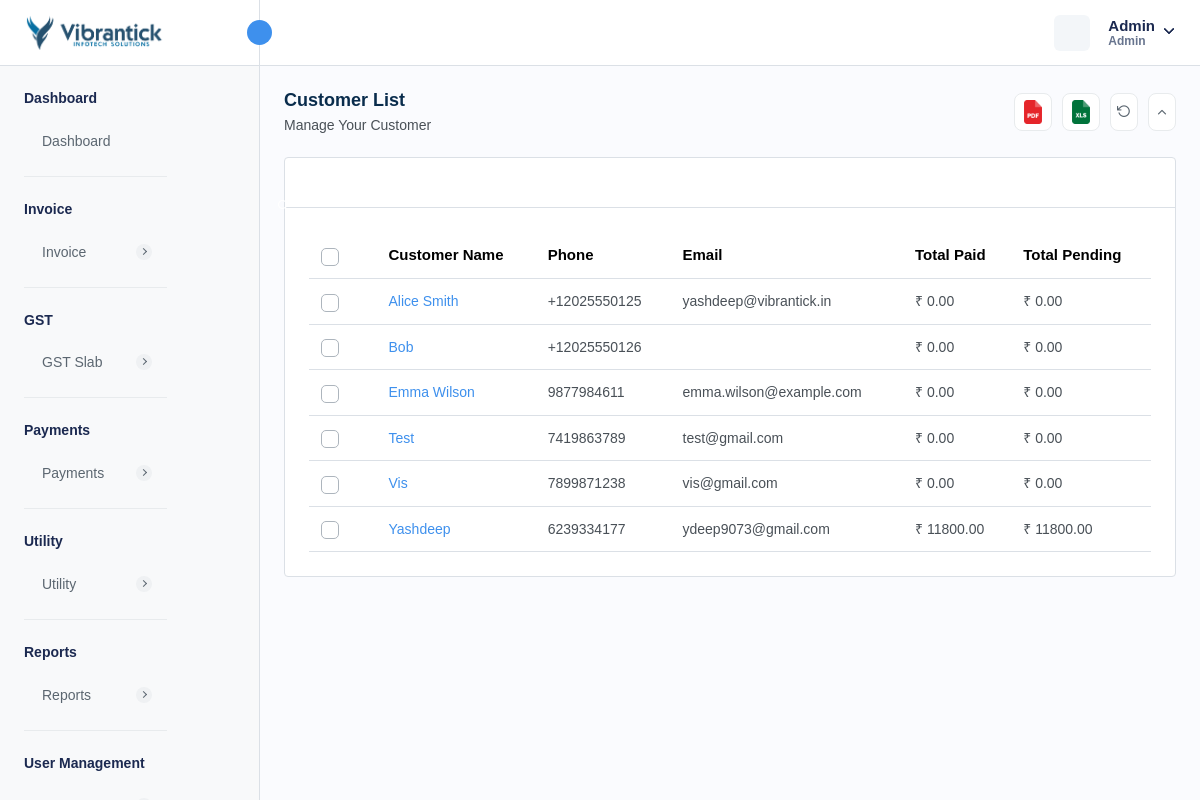
/customer-reports.php (signed in), run on an earlier commit of the app's database.
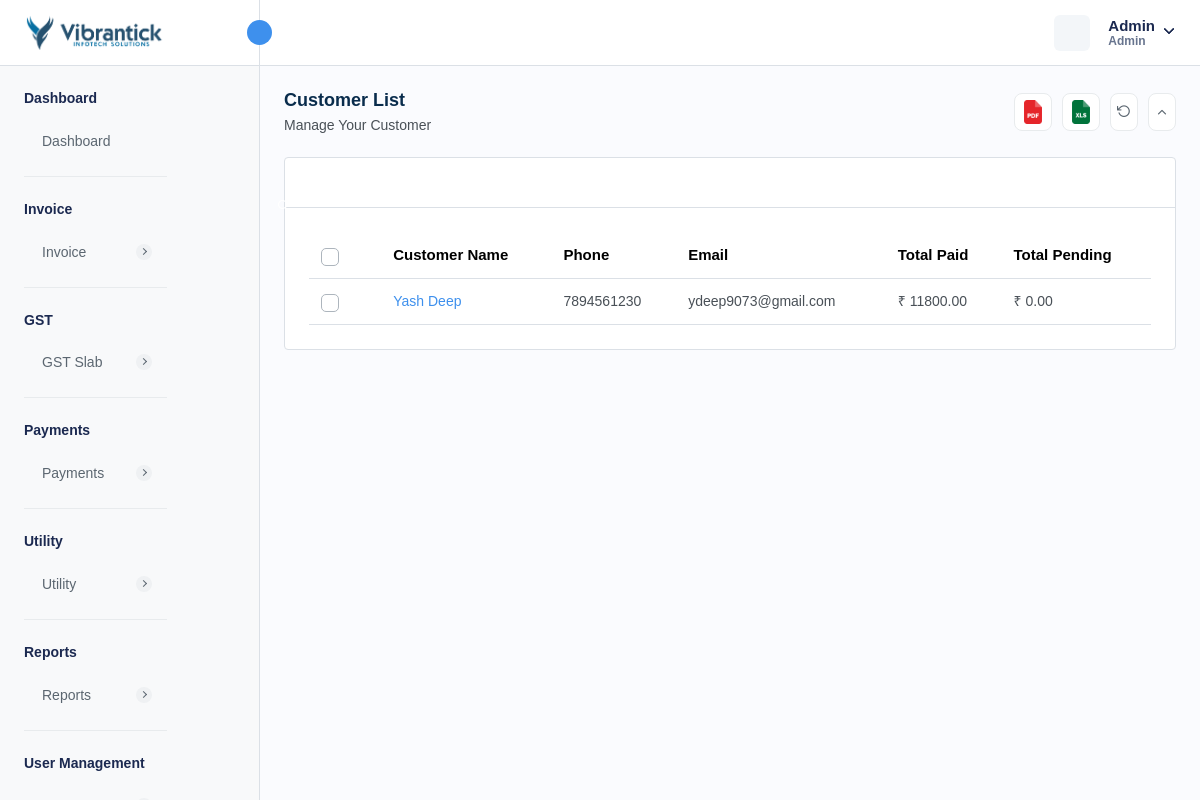
And on a later commit of the database.
### tables this page shows
CREATE TABLE `customer` (
  `customer_id` int NOT NULL AUTO_INCREMENT,
  `customer_name` varchar(255) NOT NULL,
  `customer_phone` varchar(15) DEFAULT NULL,
  `customer_email` varchar(255) DEFAULT NULL,
  `customer_address` text,
  `ship_name` varchar(255) DEFAULT NULL,
  `ship_phone` varchar(15) DEFAULT NULL,
  `ship_email` varchar(255) DEFAULT NULL,
  `ship_address` text,
  `isActive` int DEFAULT '1',
  `created_at` timestamp NULL DEFAULT CURRENT_TIMESTAMP,
  `updated_at` timestamp NULL DEFAULT NULL ON UPDATE CURRENT_TIMESTAMP,
  `customer_state` varchar(45) DEFAULT NULL,
  `customer_city` int DEFAULT NULL,
  `gst_number` varchar(45) DEFAULT NULL,
  `image` varchar(155) DEFAULT NULL,
  `pan_number` varchar(10) DEFAULT NULL,
  `tan_number` varchar(10) DEFAULT NULL,
  PRIMARY KEY (`customer_id`),
  UNIQUE KEY `customer_phone_UNIQUE` (`customer_phone`),
  UNIQUE KEY `customer_email_UNIQUE` (`customer_email`),
  UNIQUE KEY `gst_number_UNIQUE` (`gst_number`),
  UNIQUE KEY `pan_number_UNIQUE` (`pan_number`),
  UNIQUE KEY `tan_number_UNIQUE` (`tan_number`)
);

CREATE TABLE `currency` (
  `currency_id` int NOT NULL AUTO_INCREMENT,
  `currency_name` varchar(255) DEFAULT NULL,
  `currency_code` varchar(45) DEFAULT NULL,
  `currency_symbol` varchar(45) DEFAULT NULL,
  `currency_rate` decimal(10,2) DEFAULT NULL,
  `created_at` timestamp NULL DEFAULT CURRENT_TIMESTAMP,
  `updated_at` timestamp NULL DEFAULT NULL,
  `is_active` int DEFAULT '1',
  PRIMARY KEY (`currency_id`)
);

### customer-reports.php (the view, shortened to what the changed rows need)
<?php
require "./database/config.php";
try {
    $stmtFetch = $db->prepare("SELECT
    c.*,
    COALESCE(SUM(CASE WHEN i.status = 'PAID' THEN i.total_amount ELSE 0 END), 0) AS total_paid,
    COALESCE(SUM(CASE WHEN i.status = 'PENDING' THEN i.total_amount ELSE 0 END), 0) AS total_pending
FROM
    customer c
LEFT JOIN
    invoice i ON c.customer_id = i.customer_id
GROUP BY
    c.customer_id, c.customer_name
ORDER BY
    c.customer_name;
    ");
    $stmtFetch->execute();
    $customers = $stmtFetch->get_result();
    $stmtFetchLocalizationSettings = $db->prepare("SELECT * FROM localization_settings INNER JOIN currency ON localization_settings.currency_id = currency.currency_id WHERE currency.is_active = 1 ;");
    $stmtFetchLocalizationSettings->execute();
    $localizationSettings = $stmtFetchLocalizationSettings->get_result()->fetch_array(MYSQLI_ASSOC);
} catch (Exception $e) {
    $_SESSION['error'] = $e;
}
?>
<!DOCTYPE html>
<html lang="en">
<head>
    <link rel="stylesheet" href="assets/css/bootstrap.min.css">
    <link rel="stylesheet" href="assets/css/bootstrap-datetimepicker.min.css">
    <link rel="stylesheet" href="assets/css/animate.css">
    <link rel="stylesheet" href="assets/css/feather.css">
    <link rel="stylesheet" href="assets/plugins/select2/css/select2.min.css">
    <link rel="stylesheet" href="assets/plugins/summernote/summernote-bs4.min.css">
    <link rel="stylesheet" href="assets/plugins/bootstrap-tagsinput/bootstrap-tagsinput.css">
    <link rel="stylesheet" href="assets/css/dataTables.bootstrap5.min.css">
    <link rel="stylesheet" href="assets/plugins/fontawesome/css/fontawesome.min.css">
    <link rel="stylesheet" href="assets/plugins/fontawesome/css/all.min.css">
    <link rel="stylesheet" href="assets/css/style.css">
    <link rel="stylesheet" href="https://cdn.jsdelivr.net/npm/notyf@3/notyf.min.css" />
</head>
<body>
    <div class="main-wrapper">
        <div class="page-wrapper">
            <div class="content">
                <div class="card table-list-card">
                    <div class="card-body">
                        <div class="table-responsive">
                            <table id="myTable" class="table datanew">
                                <thead>
                                    <tr>
                                        <th class="no-sort">
                                            <label class="checkboxs">
                                                <span class="checkmarks"></span>
                                            </label>
                                        </th>
                                        <th>Customer Name</th>
                                        <th>Phone</th>
                                        <th>Email</th>
                                        <th>Total Paid</th>
                                        <th>Total Pending</th>
                                    </tr>
                                </thead>
                                <tbody>
                                    <?php foreach ($customers->fetch_all(MYSQLI_ASSOC) as $customer) { ?>
                                        <tr>
                                            <td>
                                                <label class="checkboxs">
                                                    <span class="checkmarks"></span>
                                                </label>
                                            </td>
                                            <td>
                                                <div class="userimgname">
                                                    <div>
                                                        <a class="text-primary"
                                                            href="<?php echo getenv("BASE_URL") . "view-customer-report?id=" . base64_encode($customer['customer_id']) ?>"><?php echo $customer['customer_name'] ?></a>
                                                    </div>
                                                </div>
                                            </td>
                                            <td><?php echo $customer['customer_phone'] ?></td>
                                            <td>
                                                <?php echo $customer['customer_email'] ?>
                                            </td>
                                            <td>
                                                <?php echo (isset($localizationSettings["currency_symbol"]) ? $localizationSettings["currency_symbol"] : "$") . " " . $customer['total_paid'] ?>
                                            </td>
                                            <td>
                                                <?php echo (isset($localizationSettings["currency_symbol"]) ? $localizationSettings["currency_symbol"] : "$") . " " . $customer['total_pending'] ?>
                                            </td>
                                        </tr>
                                    <?php } ?>
                                </tbody>
                            </table>
                        </div>
                    </div>
                </div>
            </div>
        </div>
    </div>
</body>
</html>

What changed in the data, as far as the page shows it:
removed customer: customer_name "Alice Smith", customer_phone "+12025550125", customer_email "yashdeep@vibrantick.in", $localizationSettings["currency_symbol"] "₹", total_paid "0.00", total_pending "0.00"
removed customer: customer_name "Bob", customer_phone "+12025550126", $localizationSettings["currency_symbol"] "₹", total_paid "0.00", total_pending "0.00"
removed customer: customer_name "Emma Wilson", customer_phone "9877984611", customer_email "emma.wilson@example.com", $localizationSettings["currency_symbol"] "₹", total_paid "0.00", total_pending "0.00"
removed customer: customer_name "Test", customer_phone "7419863789", customer_email "test@gmail.com", $localizationSettings["currency_symbol"] "₹", total_paid "0.00", total_pending "0.00"
removed customer: customer_name "Vis", customer_phone "7899871238", customer_email "vis@gmail.com", $localizationSettings["currency_symbol"] "₹", total_paid "0.00", total_pending "0.00"
removed customer: customer_name "Yashdeep", customer_phone "6239334177", customer_email "ydeep9073@gmail.com", $localizationSettings["currency_symbol"] "₹", total_paid "11800.00", total_pending "11800.00"
added customer: customer_name "Yash Deep", customer_phone "7894561230", customer_email "ydeep9073@gmail.com", $localizationSettings["currency_symbol"] "₹", total_paid "11800.00", total_pending "0.00"
